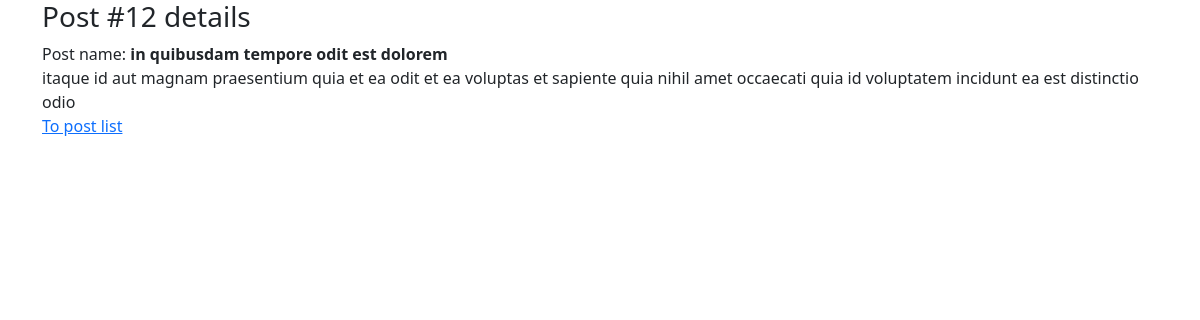
The app's page /posts/12/ with its own data.
### models/post.py (models this page shows)
class Post(Base, db.Model):
    user_id = Column(Integer, ForeignKey("users.id", ondelete="CASCADE"), nullable=False, unique=False, index=True,)
    title = Column(String(200), nullable=False, default="", server_default="",)
    body = Column(Text, nullable=False, default="", server_default="",)
    user = relationship("User", back_populates="posts")

### views/posts.py (the view)
@posts_app.get("/<int:post_id>/", endpoint="post_details")
def get_post(post_id: int):
    post = Post.query.get(post_id)
    if post is None:
        raise NotFound(f"Post #{post_id} not found!")
    return render_template(
        "posts/details.html",
        post=post,
    )

### templates/posts/details.html (shortened to what this page needs)
{% extends 'base.html' %}
{% block body %}
  <h3>Post #{{ post.id }} details</h3>
  <div>
    Post name: <strong>{{ post.title }}</strong>
  </div>
  <div>
    {{ post.body }}
  </div>
  <div>
    <a href="{{ url_for('posts_app.posts_list') }}">To post list</a>
  </div>
{% endblock %}

### records on screen
Post: title "in quibusdam tempore odit est dolorem", body "itaque id aut magnam praesentium quia et ea odit et ea voluptas et sapiente quia nihil amet occaecati quia id voluptatem incidunt ea est distinctio odio"
